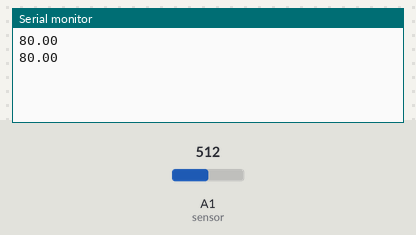
Recording of a sketch running on a simulated Arduino Uno, built with avr-gcc and run on an emulated ATmega328P. Parts: the last lines printed to the serial monitor. The test bench sets the inputs (shaded band); at power-on: A1 (sensor) = 512.

Above: at 1.8 s.
1.9 s: A1 (sensor) set to 716
At 2.8 s:
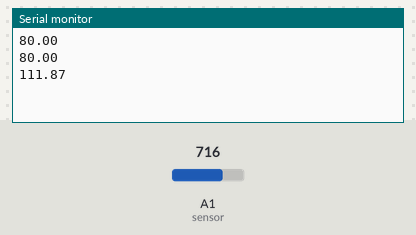
3.4 s: A1 (sensor) set to 900
At 4.4 s:
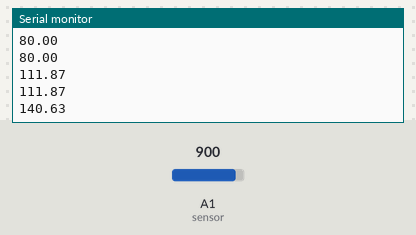
Timing chart, 0 to 6.4 s (numbered marks = the images above; inputs shaded):
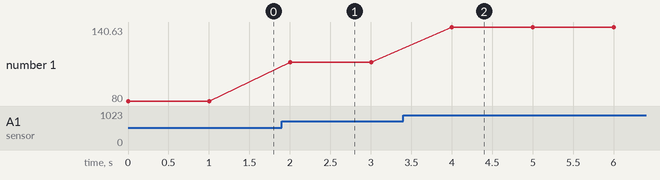

Measured:
- after the input at 1.9 s, the serial monitor: prints a new line after 0.10 s (image 1)
- after the input at 3.4 s, the serial monitor: prints a new line after 0.60 s (image 2)
- plotted number 1: 80 → 111.87 after the input at 1.9 s, 111.87 → 140.63 after the input at 3.4 s

The sketch:

temp-serial_monitor.ino
```cpp
int M = 8.5;              //  multiplier, to calibrate temp with local temp.
void setup() {
  pinMode(A1, INPUT);
  Serial.begin(9600);
}

void loop() {
  int z = analogRead(A1); //  taking row data from sensor
  float v = (5.0/256)*z;  //  convert data into voltage
  float t = v*M;          //  convert voltage into temperature
  Serial.println(t);      //  print Temperature.
  delay(1000);
}
```
